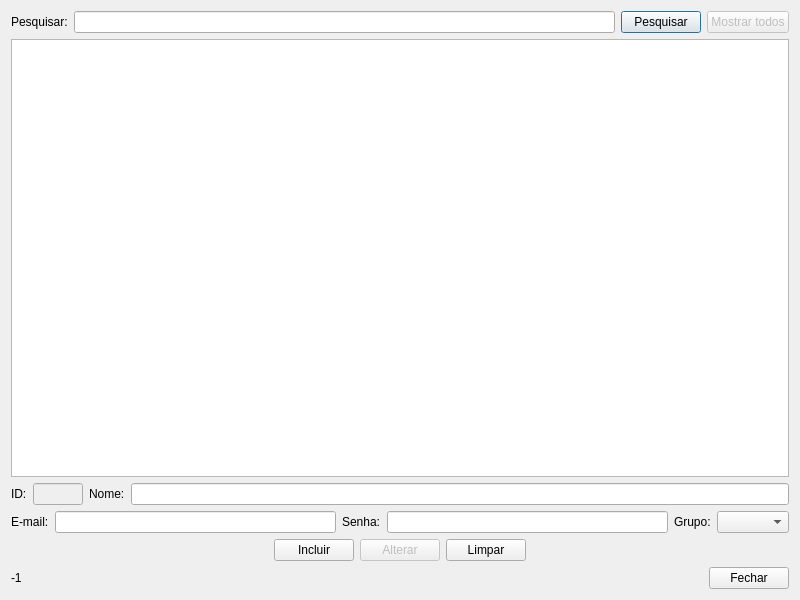
<?xml version="1.0" encoding="UTF-8"?>
<ui version="4.0">
 <class>form_colaborador</class>
 <widget class="QDialog" name="form_colaborador">
  <property name="geometry">
   <rect>
    <x>0</x>
    <y>0</y>
    <width>800</width>
    <height>600</height>
   </rect>
  </property>
  <property name="windowTitle">
   <string>Colaboradores -  Limus :: Livros e Músicas</string>
  </property>
  <property name="windowIcon">
   <iconset resource="arquivos.qrc">
    <normaloff>:/imagens/imagens/icone.png</normaloff>:/imagens/imagens/icone.png</iconset>
  </property>
  <layout class="QGridLayout" name="gridLayout">
   <item row="0" column="0">
    <layout class="QHBoxLayout" name="horizontalLayout">
     <item>
      <widget class="QLabel" name="label">
       <property name="text">
        <string>Pesquisar:</string>
       </property>
      </widget>
     </item>
     <item>
      <widget class="QLineEdit" name="lineEdit_pesquisar"/>
     </item>
     <item>
      <widget class="QPushButton" name="pushButton_pesquisar">
       <property name="text">
        <string>Pesquisar</string>
       </property>
      </widget>
     </item>
     <item>
      <widget class="QPushButton" name="pushButton_mostrar_todos">
       <property name="enabled">
        <bool>false</bool>
       </property>
       <property name="text">
        <string>Mostrar todos</string>
       </property>
      </widget>
     </item>
    </layout>
   </item>
   <item row="1" column="0">
    <widget class="QTableWidget" name="tableWidget_colaborador"/>
   </item>
   <item row="2" column="0">
    <layout class="QHBoxLayout" name="horizontalLayout_2">
     <item>
      <widget class="QLabel" name="label_2">
       <property name="text">
        <string>ID:</string>
       </property>
      </widget>
     </item>
     <item>
      <widget class="QLineEdit" name="lineEdit_id">
       <property name="enabled">
        <bool>false</bool>
       </property>
       <property name="maximumSize">
        <size>
         <width>50</width>
         <height>16777215</height>
        </size>
       </property>
      </widget>
     </item>
     <item>
      <widget class="QLabel" name="label_3">
       <property name="text">
        <string>Nome:</string>
       </property>
      </widget>
     </item>
     <item>
      <widget class="QLineEdit" name="lineEdit_nome"/>
     </item>
    </layout>
   </item>
   <item row="3" column="0">
    <layout class="QHBoxLayout" name="horizontalLayout_3">
     <item>
      <widget class="QLabel" name="label_4">
       <property name="text">
        <string>E-mail:</string>
       </property>
      </widget>
     </item>
     <item>
      <widget class="QLineEdit" name="lineEdit_email"/>
     </item>
     <item>
      <widget class="QLabel" name="label_5">
       <property name="text">
        <string>Senha:</string>
       </property>
      </widget>
     </item>
     <item>
      <widget class="QLineEdit" name="lineEdit_senha">
       <property name="echoMode">
        <enum>QLineEdit::Password</enum>
       </property>
      </widget>
     </item>
     <item>
      <widget class="QLabel" name="label_6">
       <property name="text">
        <string>Grupo:</string>
       </property>
      </widget>
     </item>
     <item>
      <widget class="QComboBox" name="comboBox_grupo"/>
     </item>
    </layout>
   </item>
   <item row="4" column="0">
    <layout class="QHBoxLayout" name="horizontalLayout_4">
     <item>
      <spacer name="horizontalSpacer_2">
       <property name="orientation">
        <enum>Qt::Horizontal</enum>
       </property>
       <property name="sizeHint" stdset="0">
        <size>
         <width>40</width>
         <height>20</height>
        </size>
       </property>
      </spacer>
     </item>
     <item>
      <widget class="QPushButton" name="pushButton_incluir">
       <property name="text">
        <string>Incluir</string>
       </property>
      </widget>
     </item>
     <item>
      <widget class="QPushButton" name="pushButton_alterar">
       <property name="enabled">
        <bool>false</bool>
       </property>
       <property name="text">
        <string>Alterar</string>
       </property>
      </widget>
     </item>
     <item>
      <widget class="QPushButton" name="pushButton_limpar">
       <property name="text">
        <string>Limpar</string>
       </property>
      </widget>
     </item>
     <item>
      <spacer name="horizontalSpacer_3">
       <property name="orientation">
        <enum>Qt::Horizontal</enum>
       </property>
       <property name="sizeHint" stdset="0">
        <size>
         <width>40</width>
         <height>20</height>
        </size>
       </property>
      </spacer>
     </item>
    </layout>
   </item>
   <item row="5" column="0">
    <layout class="QHBoxLayout" name="horizontalLayout_5">
     <item>
      <widget class="QLabel" name="label_selected_row">
       <property name="text">
        <string>-1</string>
       </property>
      </widget>
     </item>
     <item>
      <spacer name="horizontalSpacer">
       <property name="orientation">
        <enum>Qt::Horizontal</enum>
       </property>
       <property name="sizeHint" stdset="0">
        <size>
         <width>40</width>
         <height>20</height>
        </size>
       </property>
      </spacer>
     </item>
     <item>
      <widget class="QPushButton" name="pushButton_fechar">
       <property name="text">
        <string>Fechar</string>
       </property>
      </widget>
     </item>
    </layout>
   </item>
  </layout>
 </widget>
 <resources>
  <include location="arquivos.qrc"/>
 </resources>
 <connections/>
</ui>
